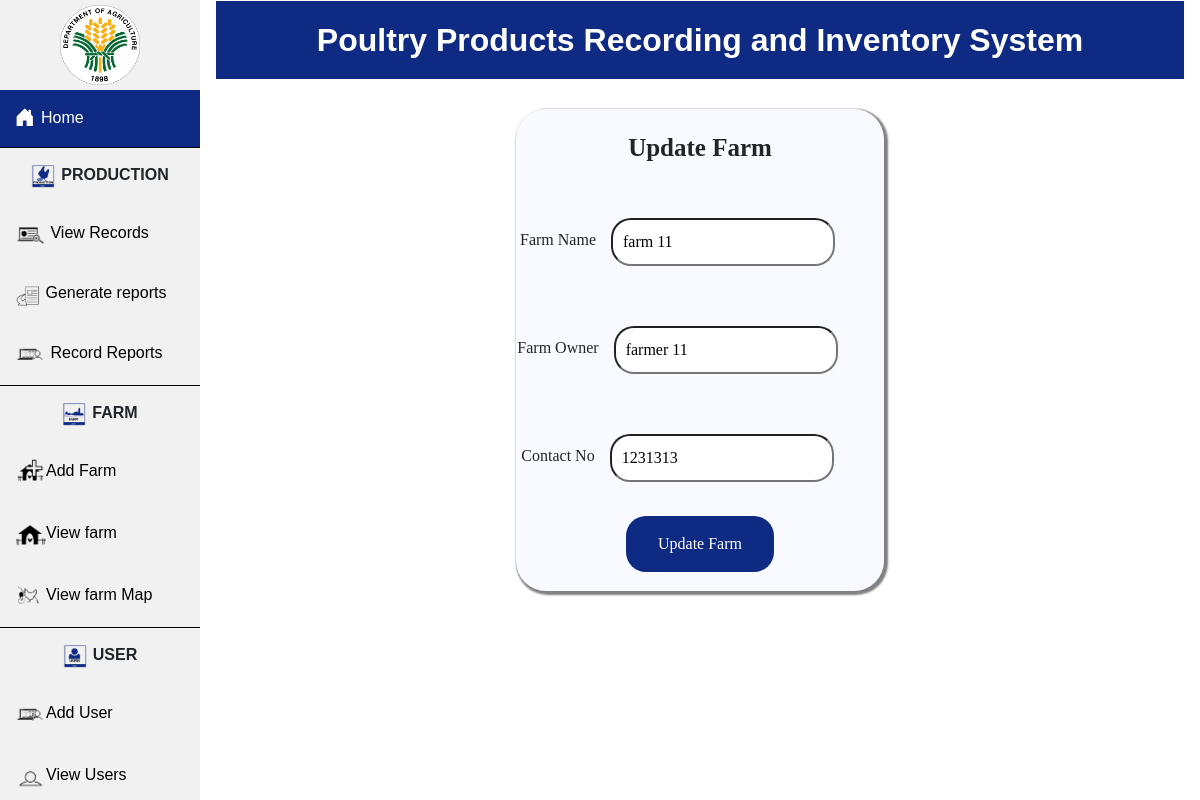
Page /project/update-farm.php?farmID=2 on the committed database.
### tables this page shows
CREATE TABLE `farm` (
  `farmID` int(21) NOT NULL,
  `baranggayID` int(21) NOT NULL,
  `farmname` varchar(21) NOT NULL,
  `farmowner` varchar(21) NOT NULL,
  `contactno` int(21) NOT NULL,
  `lat` decimal(10,8) NOT NULL,
  `lng` decimal(11,8) NOT NULL
);

### project/update-farm.php (the view, shortened to what this page needs)
<?php
include 'connect.php';
$data = mysqli_connect($sname, $uname, $password, $db_name);
$farmname = "";
$farmowner = "";
$contactno = "";
if($_SERVER['REQUEST_METHOD'] == 'GET'){
	$farmID = $_GET["farmID"];
	$sql = "SELECT * FROM farm WHERE farmID = $farmID";
	$result = $data->query($sql);
	$row = $result->fetch_assoc();
	$farmname = $row["farmname"];
	$farmowner = $row["farmowner"];
	$contactno = $row["contactno"];
}
?>
<?php include ("header.php");  ?>
	<section class="log-in">
		<form action="#" method="post">
		<div class="text2">
			<p><b>Update Farm</b></p>
		</div>
		<div class="inputUser">
			<p>Farm Name</p>
			<input type="text" name="farmname" placeholder="Farmname" id="farmname" value= "<?php echo $farmname; ?>" required >
		</div>
		<div class="inputUser">
			<p>Farm Owner</p>
			<input type="text" name="farmowner" placeholder="Farmowner" id="farmowner" value= "<?php echo $farmowner; ?>" required>
		</div>
        <div class="inputUser">
			<p>Contact No</p>
			<input type="text" name="contactno" placeholder="Contactno" id="contactno" value= "<?php echo $contactno; ?>" required>
		</div>
		<div class="submit">
			<input type="submit" name = "update" id="submit" value="Update Farm">
		</div>
	</section>
</body>
</html>

### project/header.php (style rules this page uses)
body { margin: 0; font-family: helvetica; }

### project/update-farm.php (style rules this page uses)
.log-in { box-shadow: 2px 2px 2px 2px grey; border-radius: 30px; font-family: tahoma; background-color: #f9faff; padding: 15px; margin-top: 30px; margin-right: 300px; margin-left: 300px; margin-bottom: 5px; }
.log-in p { padding: 5px; }
.text2 { display: flex; justify-content: center; font-size: 25px; }
.inputUser { margin-left: -20px; display: flex; justify-content: center; }
.inputUser p { margin-top: 35px; }
.submit { display: flex; justify-content:center; }
input[type=submit] { border-radius: 20px; background-color: #0e2a83; border: none; color: white; padding: 16px 32px; text-decoration: none; margin: 4px 2px; cursor: pointer; }
input { color: black; border-radius: 20px; padding: 10px; margin: 30px; margin-left: 10px; }

### rows in the picture
farm: farmname "farm 11", farmowner "farmer 11", contactno "1231313"
